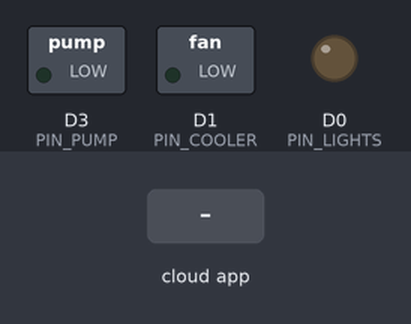
Bench run of a sketch on a simulated ESP8266 (NodeMCU). Shown: switched loads named in the sketch (green lamp = pin HIGH), output pins drawn as LEDs (lit = HIGH). The test bench sets the inputs (shaded band). WiFi joins after 1.5 s; servers stay silent unless stated; no radio packets arrive unless stated; the Firebase database answers and starts empty; what the sketch prints to the serial monitor is not drawn.

Above: at 2.7 s.
2.8 s: the phone or cloud app sets lights1 to 1
At 4.4 s:
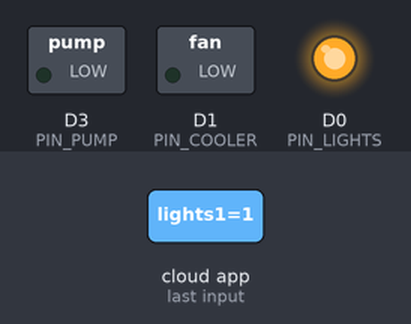
4.8 s: the phone or cloud app sets cooler1 to 1
At 5.8 s:
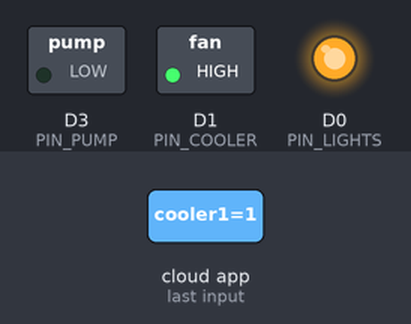
6.6 s: the phone or cloud app sets watersupply1 to 1
At 7.3 s:
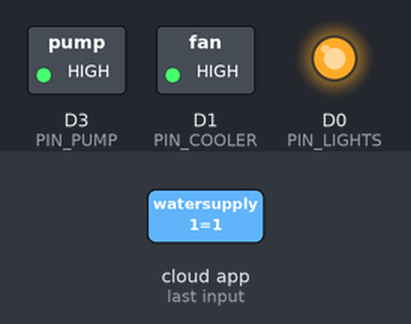
8.4 s: the phone or cloud app sets lights1 to 0
At 10.0 s:
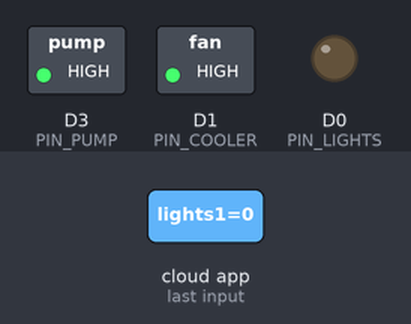
10.3 s: the phone or cloud app sets cooler1 to 0
At 11.5 s:
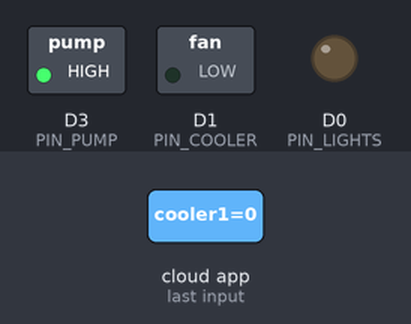
12.1 s: the phone or cloud app sets lights1 to 1
At 12.7 s:
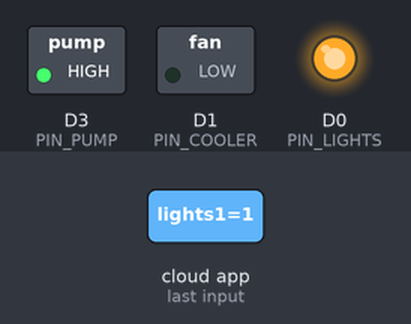
Timing chart, 0 to 14.6 s (numbered marks = the images above; inputs shaded):
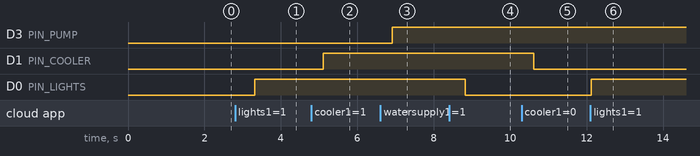

The sketch:

Master_Node.ino
```cpp
/*
 * Project: Smart Polyhouse Automation (Master Node)
 * Board: ESP8266 (NodeMCU)
 * Function:
 * 1. Receives sensor data via NRF24L01.
 * 2. Uploads data to Firebase.
 * 3. Controls Relays (Lights, Cooler, Pump) based on Firebase commands.
 */

#include <SPI.h>
#include <nRF24L01.h>
#include <RF24.h>
#include "FirebaseESP8266.h"
#include <ESP8266WiFi.h>

// --- CREDENTIALS (DO NOT SHARE ON GITHUB) ---
#define FIREBASE_HOST "polyhouse-11bca-default-rtdb.firebaseio.com"
#define FIREBASE_AUTH "YOUR_FIREBASE_SECRET_KEY" // Replace with real key for testing
#define WIFI_SSID "YOUR_WIFI_NAME"
#define WIFI_PASSWORD "YOUR_WIFI_PASSWORD"

// --- HARDWARE CONFIGURATION ---
// Relay Pins
const int PIN_LIGHTS = D0;
const int PIN_COOLER = D1;
const int PIN_PUMP   = D3;

// NRF24L01 Pins (CE, CSN)
RF24 radio(2, 4);
const byte address[6] = "00002";

// Firebase Objects
FirebaseData firebaseData;
FirebaseData lightsData, coolerData, pumpData;

// Data Structure (Must match Slave Node)
struct MyData {
  float hum;
  float temp;
  int soil_moisture; // 'val' in your original code
};
MyData data;

void setup() {
  Serial.begin(9600);

  // Initialize Relay Pins
  pinMode(PIN_LIGHTS, OUTPUT);
  pinMode(PIN_COOLER, OUTPUT);
  pinMode(PIN_PUMP, OUTPUT);

  // Set default state to OFF
  digitalWrite(PIN_LIGHTS, LOW);
  digitalWrite(PIN_COOLER, LOW);
  digitalWrite(PIN_PUMP, LOW);

  // Initialize NRF24L01
  radio.begin();
  radio.openReadingPipe(0, address);
  radio.setPALevel(RF24_PA_LOW);
  radio.startListening();

  // Initialize WiFi
  WiFi.begin(WIFI_SSID, WIFI_PASSWORD);
  Serial.print("Connecting to Wi-Fi");
  while (WiFi.status() != WL_CONNECTED) {
    Serial.print(".");
    delay(300);
  }
  Serial.println("\nConnected. IP: " + WiFi.localIP().toString());

  // Initialize Firebase
  Firebase.begin(FIREBASE_HOST, FIREBASE_AUTH);
  Firebase.reconnectWiFi(true);
}

void uploadSensorData() {
  // Upload Temperature
  if (Firebase.setFloat(firebaseData, "/FirebaseIOT/temperature", data.temp)) {
    Serial.println("Temp Upload: PASSED");
  } else {
    Serial.println("Temp Upload: FAILED - " + firebaseData.errorReason());
  }

  // Upload Humidity
  if (Firebase.setFloat(firebaseData, "/FirebaseIOT/humidity", data.hum)) {
    Serial.println("Hum Upload: PASSED");
  } else {
    Serial.println("Hum Upload: FAILED - " + firebaseData.errorReason());
  }

  // Upload Soil Moisture
  if (Firebase.setInt(firebaseData, "/FirebaseIOT/soilmoisture", data.soil_moisture)) {
    Serial.println("Soil Moisture Upload: PASSED");
  } else {
    Serial.println("Soil Moisture Upload: FAILED - " + firebaseData.errorReason());
  }
}

void checkRelayCommands() {
  // 1. Check Lights
  if (Firebase.getString(lightsData, "/FirebaseIOT/lights1")) {
    if (lightsData.stringData() == "1") digitalWrite(PIN_LIGHTS, HIGH);
    else digitalWrite(PIN_LIGHTS, LOW);
  }

  // 2. Check Cooler
  if (Firebase.getString(coolerData, "/FirebaseIOT/cooler1")) {
    if (coolerData.stringData() == "1") digitalWrite(PIN_COOLER, HIGH);
    else digitalWrite(PIN_COOLER, LOW);
  }

  // 3. Check Water Pump
  if (Firebase.getString(pumpData, "/FirebaseIOT/watersupply1")) {
    if (pumpData.stringData() == "1") digitalWrite(PIN_PUMP, HIGH);
    else digitalWrite(PIN_PUMP, LOW);
  }
}

void loop() {
  // 1. Receive Data from Slave
  if (radio.available()) {
    radio.read(&data, sizeof(MyData));

    // Debug Print
    Serial.print("H: "); Serial.print(data.hum);
    Serial.print("%, T: "); Serial.print(data.temp);
    Serial.print("C, Soil: "); Serial.println(data.soil_moisture);

    // Upload ONLY when new data arrives
    uploadSensorData();
  }

  // 2. Check for App Commands (Relays)
  checkRelayCommands();

  delay(100); // Small delay for stability
}
```

Measured:
- after the input at 2.8 s, D0 (PIN_LIGHTS): LOW → HIGH after 0.51 s
- after the input at 4.8 s, D1 (PIN_COOLER): LOW → HIGH after 0.31 s
- after the input at 6.6 s, D3 (PIN_PUMP): LOW → HIGH after 0.32 s
- after the input at 8.4 s, D0 (PIN_LIGHTS): HIGH → LOW after 0.42 s
- after the input at 10.3 s, D1 (PIN_COOLER): HIGH → LOW after 0.32 s
- after the input at 12.1 s, D0 (PIN_LIGHTS): LOW → HIGH at once
